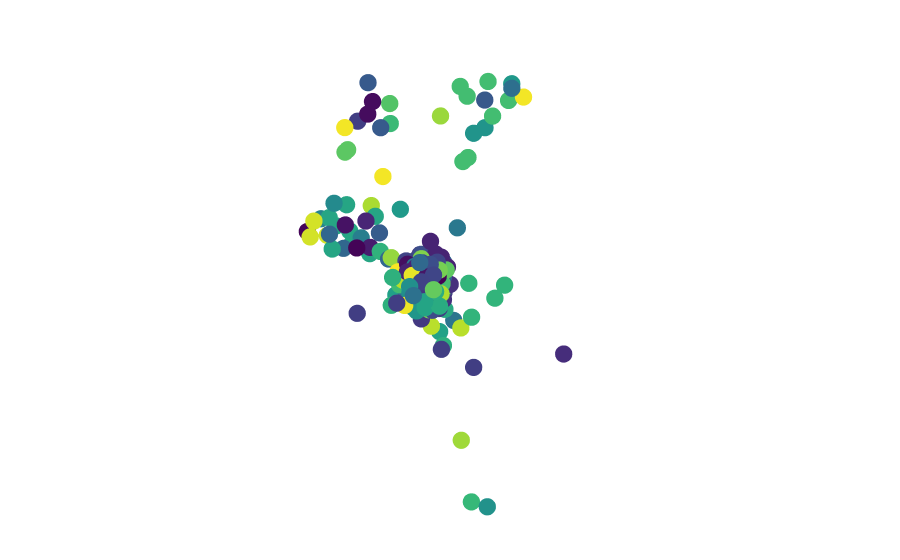

Notebook code for this chart:
### Markdown cell above
## Create sequence network

### Code cell
network = SequenceNetwork(
    sequences=blast_results,
    pairwise_alignments=alignments,
    threshold=0.87,
    weight="identity",
    dimensions=3,
    color="taxonomy_id",
)
network.add_target(matTS)
network.visualize()
